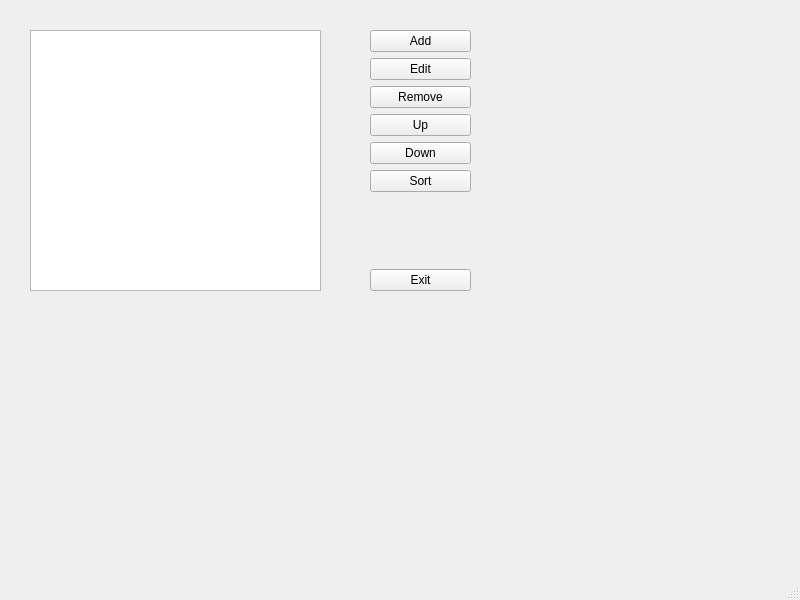
<?xml version="1.0" encoding="UTF-8"?>
<ui version="4.0">
 <class>MainWindow</class>
 <widget class="QMainWindow" name="MainWindow">
  <property name="geometry">
   <rect>
    <x>0</x>
    <y>0</y>
    <width>800</width>
    <height>600</height>
   </rect>
  </property>
  <property name="windowTitle">
   <string>MainWindow</string>
  </property>
  <widget class="QWidget" name="centralwidget">
   <widget class="QListWidget" name="listItems">
    <property name="geometry">
     <rect>
      <x>30</x>
      <y>30</y>
      <width>291</width>
      <height>261</height>
     </rect>
    </property>
   </widget>
   <widget class="QWidget" name="">
    <property name="geometry">
     <rect>
      <x>370</x>
      <y>30</y>
      <width>101</width>
      <height>261</height>
     </rect>
    </property>
    <layout class="QVBoxLayout" name="verticalLayout">
     <item>
      <widget class="QPushButton" name="btnAdd">
       <property name="text">
        <string>Add</string>
       </property>
      </widget>
     </item>
     <item>
      <widget class="QPushButton" name="btnEdit">
       <property name="text">
        <string>Edit</string>
       </property>
      </widget>
     </item>
     <item>
      <widget class="QPushButton" name="btnRemove">
       <property name="text">
        <string>Remove</string>
       </property>
      </widget>
     </item>
     <item>
      <widget class="QPushButton" name="btnUp">
       <property name="text">
        <string>Up</string>
       </property>
      </widget>
     </item>
     <item>
      <widget class="QPushButton" name="btnDown">
       <property name="text">
        <string>Down</string>
       </property>
      </widget>
     </item>
     <item>
      <widget class="QPushButton" name="btnSort">
       <property name="text">
        <string>Sort</string>
       </property>
      </widget>
     </item>
     <item>
      <spacer name="verticalSpacer">
       <property name="orientation">
        <enum>Qt::Vertical</enum>
       </property>
       <property name="sizeHint" stdset="0">
        <size>
         <width>20</width>
         <height>40</height>
        </size>
       </property>
      </spacer>
     </item>
     <item>
      <widget class="QPushButton" name="btnExit">
       <property name="text">
        <string>Exit</string>
       </property>
      </widget>
     </item>
    </layout>
   </widget>
  </widget>
  <widget class="QMenuBar" name="menubar">
   <property name="geometry">
    <rect>
     <x>0</x>
     <y>0</y>
     <width>800</width>
     <height>18</height>
    </rect>
   </property>
  </widget>
  <widget class="QStatusBar" name="statusbar"/>
 </widget>
 <resources/>
 <connections/>
</ui>
